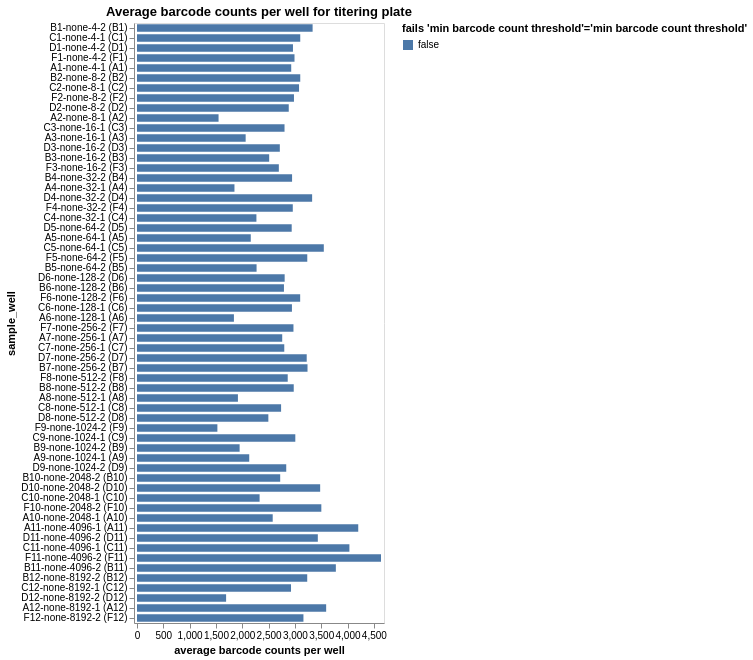

Notebook cell for this chart:
### Markdown cell above
Plot average counts per barcode.
If a sample has inadequate barcode counts, it may not have good enough statistics for accurate analysis, and a QC-threshold is applied:

### Code cell
avg_barcode_counts = (
    counts.groupby(
        ["well", "sample_well"],
        dropna=False,
        as_index=False,
    )
    .aggregate(avg_count=pd.NamedAgg("count", "mean"))
    .assign(
        fails_qc=lambda x: (
            x["avg_count"] < 500
        ),
    )
)

avg_barcode_counts_chart = (
    alt.Chart(avg_barcode_counts)
    .encode(
        alt.X(
            "avg_count",
            title="average barcode counts per well",
            scale=alt.Scale(nice=False, padding=3),
        ),
        alt.Y("sample_well", sort=sample_wells),
        alt.Color(
            "fails_qc",
            title=f"fails {'min barcode count threshold'=}",
            legend=alt.Legend(titleLimit=500),
        ),
        tooltip=[
            alt.Tooltip(c, format=".3g") if avg_barcode_counts[c].dtype == float else c
            for c in avg_barcode_counts.columns
        ],
    )
    .mark_bar(height={"band": 0.85})
    .properties(
        height=alt.Step(10),
        width=250,
        title=f"Average barcode counts per well for titering plate",
    )
    .configure_axis(grid=False)
)

display(avg_barcode_counts_chart)

# drop wells failing QC
avg_barcode_counts_per_well_drops = list(avg_barcode_counts.query("fails_qc")["well"])

### Figure 1 — Vega-Lite specification as saved in the notebook (floating-point values rounded to 4 significant figures; data arrays with more than 128 entries replaced by an {"elided": "..."} marker saying what was removed)
{"config": {"view": {"continuousWidth": 300, "continuousHeight": 300}, "axis": {"grid": false}}, "data": {"name": "data-2756be7d3921df061777cd0cfcc81563"}, "mark": {"type": "bar", "height": {"band": 0.85}}, "encoding": {"color": {"field": "fails_qc", "legend": {"titleLimit": 500}, "title": "fails 'min barcode count threshold'='min barcode count threshold'", "type": "nominal"}, "tooltip": [{"field": "well", "type": "nominal"}, {"field": "sample_well", "type": "nominal"}, {"field": "avg_count", "format": ".3g", "type": "quantitative"}, {"field": "fails_qc", "type": "nominal"}], "x": {"field": "avg_count", "scale": {"nice": false, "padding": 3}, "title": "average barcode counts per well", "type": "quantitative"}, "y": {"field": "sample_well", "sort": {"elided": "240 str values"}, "type": "nominal"}}, "height": {"step": 10}, "title": "Average barcode counts per well for titering plate", "width": 250, "$schema": "https://vega.github.io/schema/vega-lite/v5.16.3.json", "datasets": {"data-2756be7d3921df061777cd0cfcc81563": [{"well": "A1", "sample_well": "A1-none-4-1 (A1)", "avg_count": 2930.0, "fails_qc": false}, {"well": "A10", "sample_well": "A10-none-2048-1 (A10)", "avg_count": 2578.0, "fails_qc": false}, {"well": "A11", "sample_well": "A11-none-4096-1 (A11)", "avg_count": 4203.0, "fails_qc": false}, {"well": "A12", "sample_well": "A12-none-8192-1 (A12)", "avg_count": 3594.0, "fails_qc": false}, {"well": "A2", "sample_well": "A2-none-8-1 (A2)", "avg_count": 1550.0, "fails_qc": false}, {"well": "A3", "sample_well": "A3-none-16-1 (A3)", "avg_count": 2064.0, "fails_qc": false}, {"well": "A4", "sample_well": "A4-none-32-1 (A4)", "avg_count": 1852.0, "fails_qc": false}, {"well": "A5", "sample_well": "A5-none-64-1 (A5)", "avg_count": 2162.0, "fails_qc": false}, {"well": "A6", "sample_well": "A6-none-128-1 (A6)", "avg_count": 1841.0, "fails_qc": false}, {"well": "A7", "sample_well": "A7-none-256-1 (A7)", "avg_count": 2759.0, "fails_qc": false}, {"well": "A8", "sample_well": "A8-none-512-1 (A8)", "avg_count": 1917.0, "fails_qc": false}, {"well": "A9", "sample_well": "A9-none-1024-1 (A9)", "avg_count": 2132.0, "fails_qc": false}, {"well": "B1", "sample_well": "B1-none-4-2 (B1)", "avg_count": 3336.0, "fails_qc": false}, {"well": "B10", "sample_well": "B10-none-2048-2 (B10)", "avg_count": 2721.0, "fails_qc": false}, {"well": "B11", "sample_well": "B11-none-4096-2 (B11)", "avg_count": 3778.0, "fails_qc": false}, {"well": "B12", "sample_well": "B12-none-8192-2 (B12)", "avg_count": 3234.0, "fails_qc": false}, {"well": "B2", "sample_well": "B2-none-8-2 (B2)", "avg_count": 3102.0, "fails_qc": false}, {"well": "B3", "sample_well": "B3-none-16-2 (B3)", "avg_count": 2511.0, "fails_qc": false}, {"well": "B4", "sample_well": "B4-none-32-2 (B4)", "avg_count": 2946.0, "fails_qc": false}, {"well": "B5", "sample_well": "B5-none-64-2 (B5)", "avg_count": 2272.0, "fails_qc": false}, {"well": "B6", "sample_well": "B6-none-128-2 (B6)", "avg_count": 2792.0, "fails_qc": false}, {"well": "B7", "sample_well": "B7-none-256-2 (B7)", "avg_count": 3240.0, "fails_qc": false}, {"well": "B8", "sample_well": "B8-none-512-2 (B8)", "avg_count": 2978.0, "fails_qc": false}, {"well": "B9", "sample_well": "B9-none-1024-2 (B9)", "avg_count": 1950.0, "fails_qc": false}, {"well": "C1", "sample_well": "C1-none-4-1 (C1)", "avg_count": 3102.0, "fails_qc": false}, {"well": "C10", "sample_well": "C10-none-2048-1 (C10)", "avg_count": 2329.0, "fails_qc": false}, {"well": "C11", "sample_well": "C11-none-4096-1 (C11)", "avg_count": 4035.0, "fails_qc": false}, {"well": "C12", "sample_well": "C12-none-8192-1 (C12)", "avg_count": 2926.0, "fails_qc": false}, {"well": "C2", "sample_well": "C2-none-8-1 (C2)", "avg_count": 3079.0, "fails_qc": false}, {"well": "C3", "sample_well": "C3-none-16-1 (C3)", "avg_count": 2803.0, "fails_qc": false}, {"well": "C4", "sample_well": "C4-none-32-1 (C4)", "avg_count": 2269.0, "fails_qc": false}, {"well": "C5", "sample_well": "C5-none-64-1 (C5)", "avg_count": 3549.0, "fails_qc": false}, {"well": "C6", "sample_well": "C6-none-128-1 (C6)", "avg_count": 2944.0, "fails_qc": false}, {"well": "C7", "sample_well": "C7-none-256-1 (C7)", "avg_count": 2798.0, "fails_qc": false}, {"well": "C8", "sample_well": "C8-none-512-1 (C8)", "avg_count": 2738.0, "fails_qc": false}, {"well": "C9", "sample_well": "C9-none-1024-1 (C9)", "avg_count": 3008.0, "fails_qc": false}, {"well": "D1", "sample_well": "D1-none-4-2 (D1)", "avg_count": 2963.0, "fails_qc": false}, {"well": "D10", "sample_well": "D10-none-2048-2 (D10)", "avg_count": 3480.0, "fails_qc": false}, {"well": "D11", "sample_well": "D11-none-4096-2 (D11)", "avg_count": 3435.0, "fails_qc": false}, {"well": "D12", "sample_well": "D12-none-8192-2 (D12)", "avg_count": 1693.0, "fails_qc": false}, {"well": "D2", "sample_well": "D2-none-8-2 (D2)", "avg_count": 2883.0, "fails_qc": false}, {"well": "D3", "sample_well": "D3-none-16-2 (D3)", "avg_count": 2713.0, "fails_qc": false}, {"well": "D4", "sample_well": "D4-none-32-2 (D4)", "avg_count": 3327.0, "fails_qc": false}, {"well": "D5", "sample_well": "D5-none-64-2 (D5)", "avg_count": 2939.0, "fails_qc": false}, {"well": "D6", "sample_well": "D6-none-128-2 (D6)", "avg_count": 2805.0, "fails_qc": false}, {"well": "D7", "sample_well": "D7-none-256-2 (D7)", "avg_count": 3224.0, "fails_qc": false}, {"well": "D8", "sample_well": "D8-none-512-2 (D8)", "avg_count": 2496.0, "fails_qc": false}, {"well": "D9", "sample_well": "D9-none-1024-2 (D9)", "avg_count": 2835.0, "fails_qc": false}, {"well": "F1", "sample_well": "F1-none-4-2 (F1)", "avg_count": 2992.0, "fails_qc": false}, {"well": "F10", "sample_well": "F10-none-2048-2 (F10)", "avg_count": 3502.0, "fails_qc": false}, {"well": "F11", "sample_well": "F11-none-4096-2 (F11)", "avg_count": 4636.0, "fails_qc": false}, {"well": "F12", "sample_well": "F12-none-8192-2 (F12)", "avg_count": 3162.0, "fails_qc": false}, {"well": "F2", "sample_well": "F2-none-8-2 (F2)", "avg_count": 2982.0, "fails_qc": false}, {"well": "F3", "sample_well": "F3-none-16-2 (F3)", "avg_count": 2695.0, "fails_qc": false}, {"well": "F4", "sample_well": "F4-none-32-2 (F4)", "avg_count": 2960.0, "fails_qc": false}, {"well": "F5", "sample_well": "F5-none-64-2 (F5)", "avg_count": 3235.0, "fails_qc": false}, {"well": "F6", "sample_well": "F6-none-128-2 (F6)", "avg_count": 3100.0, "fails_qc": false}, {"well": "F7", "sample_well": "F7-none-256-2 (F7)", "avg_count": 2973.0, "fails_qc": false}, {"well": "F8", "sample_well": "F8-none-512-2 (F8)", "avg_count": 2864.0, "fails_qc": false}, {"well": "F9", "sample_well": "F9-none-1024-2 (F9)", "avg_count": 1527.0, "fails_qc": false}]}}
